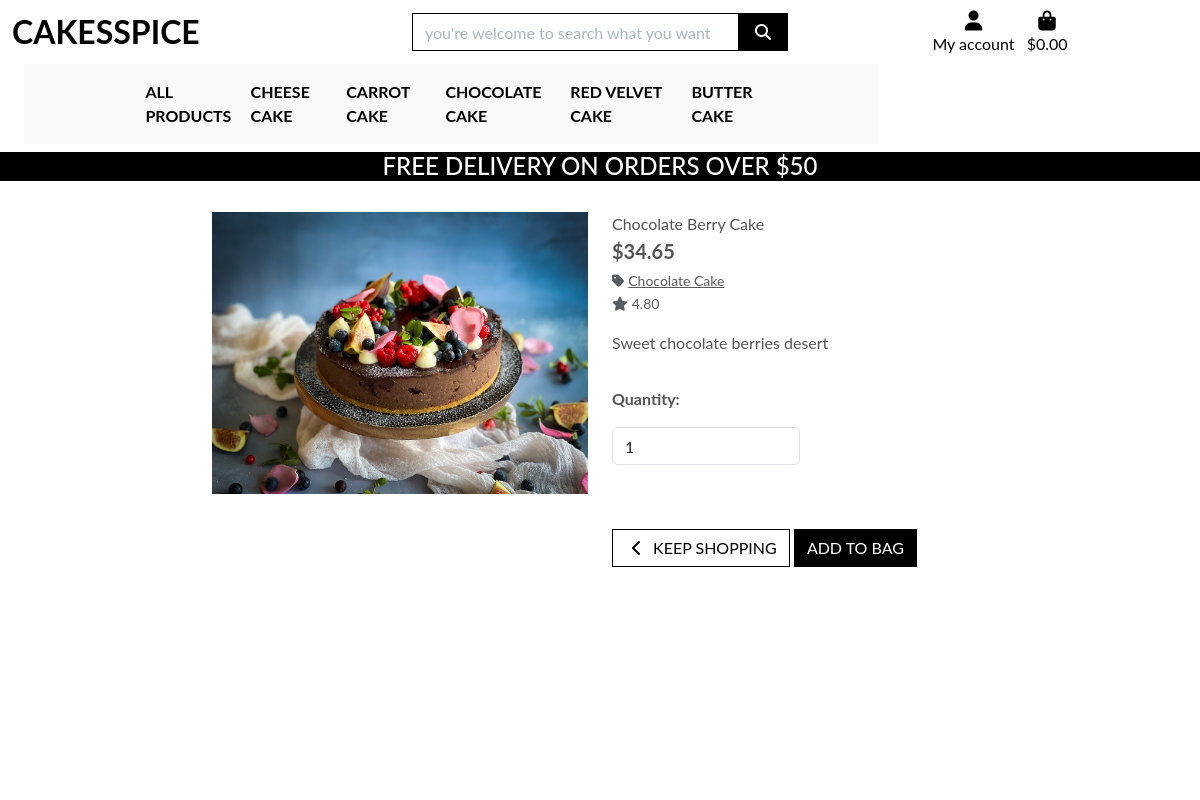
Screenshot of /products/10 with the database file from the repository.
### products/models.py (models this page shows, shortened)
class Product(models.Model):
    name = models.CharField(max_length=500)
    price = models.DecimalField(max_digits=10, decimal_places=2)
    description = models.TextField(default=now)
    category = models.ForeignKey('Category', on_delete=models.CASCADE, default=1)
    rating = models.DecimalField(max_digits=6, decimal_places=2, null=False, default=0.0)
    imageUrl = models.URLField(null=True, blank=True)
    image = models.ImageField(upload_to='products/', null=True, blank=True)

class Category(models.Model):
    class Meta:
        verbose_name_plural = 'Categories'
    name = models.CharField(max_length=500)
    description = models.TextField(default=now)
    created_at = models.DateTimeField(default=now)

### products/views.py (the view)
# urls.py: path('<item_id>', views.product_details, name='product_detail'),
def product_details(request, item_id):
    product = get_object_or_404(Product, id=item_id)
    context = {
        'product': product,
        'item_id': item_id,
    }
    return render(request, 'products/product_details.html', context)

### bag/context.py (called while the page is built, shortened)
def bag_contents(request):
    bag_items = []
    total = 0
    product_count = 0
    bag = request.session.get('bag', {})
    if not bag:
        return {
            'bag_items': bag_items,
            'total': total,
            'product_count': product_count,
            'delivery': 0,
            'free_delivery_delta': 0,
            'free_delivery_threshold': 0,
            'grand_total': 0
        }

### products/templates/products/product_details.html (shortened to what this page needs)
{% extends "base.html" %}
{% load static %}
{% block page_header %}
    <div class="container header-container">
    </div>
{% endblock %}
{% block content %}
    <div class="overlay"></div>
    <div class="container-fluid">
        <div class="row">
            <div class="col-12 col-md-6 col-lg-4 offset-lg-2">
                <div class="image-container my-5">
                    {% if product.image %}
                        <a href="{{ product.image.url }}" target="_blank">
                            <img class="card-img-top img-fluid" src="{{ product.image.url}}" alt="{{ product.name }}">
                        </a>
                        {% else %}
                        <a href="">
                            <img class="card-img-top img-fluid" src="{{ MEDIA_URL}}noimage.png" alt="{{ product.name }}">
                        </a>
                    {% endif %}
                </div>
            </div>
            <div class="col-12 col-md-6 col-lg-4">
                <div class="product-details-container mb-5 mt-md-5">
                    <p class="mb-0">{{ product.name }}</p>
                    <p class="lead mb-0 text-left font-weight-bold">${{ product.price }}</p>
                    {% if product.category %}
                    <p class="small mt-1 mb-0">
                        <a class="text-muted" href="{% url 'products' %}?category={{ product.category.name }}">
                            <i class="fas fa-tag mr-1"></i>{{product.category.name}}
                        </a>
                    </p>
                    {% endif %}
                    {% if product.rating %}
                        <small class="text-muted"><i class="fas fa-star mr-1"></i>{{ product.rating}}</small>
                    {% else %}
                        <small class="text-muted"> No Rating</small>
                    {% endif %}
                    <p class="mt-3">{{ product.description}}</p>
                    <form class="form" action="{% url 'add_to_bag' product.id %}" method="POST">
                        <div class="form-row">
                            <div class="col-12">
                                <p class="mt-3"><strong>Quantity:</strong></p>
                                <div class="form-group w-50">
                                    <div class="input-group">
                                        <input class="form-control qty-input" type="number" name="quantity" value="1" min="1" max="99" data-item_id="{{ product.id }}" id="id_qty_{{product.id}}">
                                    </div>
                                </div>
                            </div>
                            <div class="col-12">
                                <a href="{% url 'products' %}" class="btn btn-outline-black rounded-0 mt-5">
                                    <span class="icon">
                                        <i class="fas fa-chevron-left"></i>
                                    </span>
                                    <span class="text-uppercase">Keep Shopping</span>
                                </a>
                                <input type="submit" class="btn btn-black rounded-0 text-uppercase mt-5" value="Add to Bag">
                            </div>
                        </div>
                    </form>
                </div>
            </div>
        </div>
    </div>
{% endblock %}

### static/css/base.css (style rules this page uses)
html { height: 100%; }
body { background: url('/media/homepage_background_cropped.jpg') no-repeat center center fixed; background-size: cover; height: calc(100vh - 164px); color: #555; font-family: 'Lato'; }
.icon { align-items: center; display: inline-flex; justify-content: center; height: 1.5rem; width: 1.5rem; }
.btn-black { background: black; color: white; }
.btn-outline-black { background: white; color: black !important; border: 1px solid black; }
.overlay { height: 100%; width: 100%; top: 0; left: 0; position: fixed; background: white; z-index: -1; }
@media (min-width: 1200px) { .container { max-width: 80%; } }
@media (min-width: 992px) { .header-container { padding-top: 164px; } }

### rows the page displays
Product: image (picture), name "Chocolate Berry Cake", price "34.65", category.name "Chocolate Cake", rating "4.80", description "Sweet chocolate berries desert"

### other values shown
{{ free_delivery_threshold }} "0"
